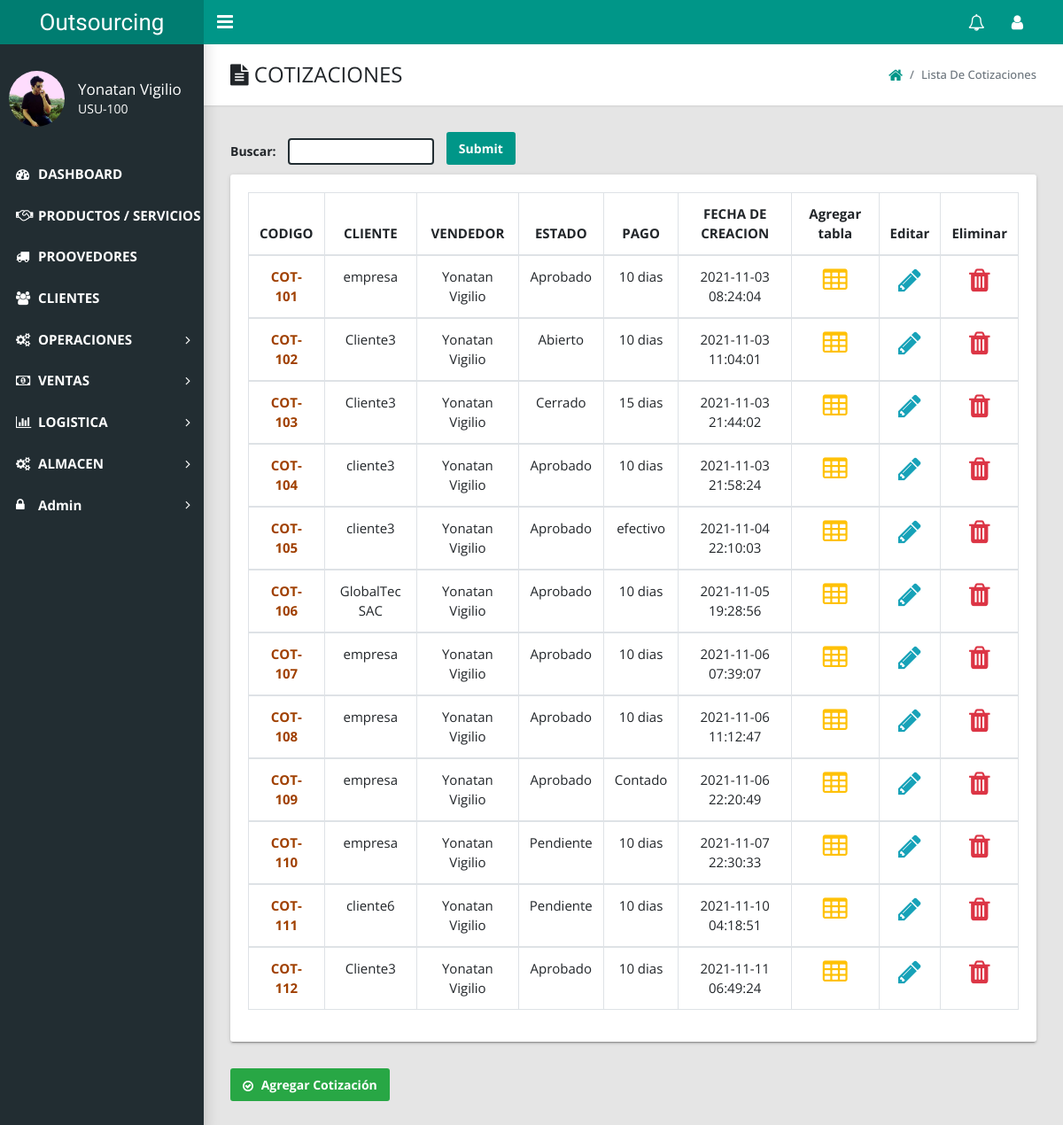
The app's page /admin/index.php?action=view_cotizacion (signed in) with its own data.
### tables this page shows
CREATE TABLE `cotizacion` (
  `cot_id` int(11) NOT NULL,
  `cot_codigo` varchar(20) NOT NULL,
  `cot_cliente` varchar(50) NOT NULL,
  `cot_asignado` varchar(50) NOT NULL,
  `cot_estado` varchar(50) NOT NULL,
  `cot_pago` varchar(20) NOT NULL,
  `cot_moneda` varchar(20) NOT NULL,
  `cot_entrega` varchar(20) NOT NULL,
  `cot_expira` varchar(20) NOT NULL,
  `cot_direccion` varchar(100) NOT NULL,
  `cot_condicion` text NOT NULL,
  `cot_pie` varchar(50) NOT NULL,
  `cot_fecha` datetime NOT NULL DEFAULT current_timestamp()
);

### admin/includes/cotizaciones/ver_cotizaciones.php (the view, shortened to what this page needs)
<link href="styles/main.css" type="text/css" rel="stylesheet">
<link href="styles/ver.css" type="text/css" rel="stylesheet">
<?php if($_SESSION['role'] != 7 AND $_SESSION['role'] != 17 AND $_SESSION['role'] != 5 ){
echo "<script>alert('No puedes acceder acá ')</script>";
echo "<script>window.open('index.php?logged_in=Logueaste%20correctamente!','_self')</script>";
}else{ ?>
    <main class="app-content">
      <div class="app-title">
        <div>
          <h1><i class="fa fa-file-text"></i> COTIZACIONES</h1>
        </div>
        <ul class="app-breadcrumb breadcrumb side">
          <li class="breadcrumb-item"><a href="index.php?logged_in=Logueaste%20correctamente!"><i class="fa fa-home fa-lg"></i></a></li>
          <li class="breadcrumb-item active">Lista de Cotizaciones</li>
        </ul>
      </div>
      <div class="form-group">
      <form action="buscador_coti.php" method="get">
      <label>Buscar: </label>
      <input id="buscar_coti" type="text" name="buscador_coti" id="tag">
      <input type="submit" name="buscar_coti" class="btn btn-primary" style="margin-bottom:10px;margin-left: 10px;">
      </div>
      <div class="row" style="font-size: 15px;">
        <div class="col-md-12">
          <div class="tile">
            <div class="tile-body">
              <form action="" method="post" enctype="multipart/form-data" >
              <div class="table-responsive">
              <table class="table table-hover table-bordered">
                  <thead align="center">
                    <tr>
                      <th>CODIGO </th>
                      <th>CLIENTE</th>
                      <th>VENDEDOR</th>
                      <th>ESTADO</th>
                      <th>PAGO</th>
                      <th>FECHA DE CREACION</th>
                      <th>Agregar tabla</th>
                      <th>Editar</th>
                      <th>Eliminar</th>
                    </tr>
                  </thead>
                  <?php
                  $all_cot = mysqli_query($conexion,"select * from cotizacion order by cot_id ");
                  $i = 1;
                  while($row=mysqli_fetch_array($all_cot)){
                    ?>
                    <tbody align="center">
                      <tr>
                       <td  ><a href="index.php?action=view_cotizacion_id&cot_codigo=<?php echo $row['cot_codigo'];?>"style="color:#A04000 ;font-weight: bold;"><?php echo $row['cot_codigo']; ?></a></td>
                       <td><?php echo $row['cot_cliente']; ?></td>
                       <td><?php echo $row['cot_asignado']; ?></td>
                       <td><?php echo $row['cot_estado']; ?></td>
                       <td><?php echo $row['cot_pago']; ?></td>
                       <td><?php echo $row['cot_fecha']; ?></td>
                       <td ><a href="index.php?action=list_servicio&ruc=<?php echo $row['cot_codigo']; ?>" ><i class="fa fa-table fa-2x" aria-hidden="true"></i></a></td>
                           <td class="delete"><a href="index.php?action=edit_cotizacion&ruc=<?php echo $row['cot_codigo']; ?>" ><i class="fa fa-pencil fa-2x" aria-hidden="true"></i></a></td>
                           <td class="delete"><a href="index.php?action=view_cotizacion&delete_cotizacion=<?php echo $row['cot_codigo']; ?>" onclick="return confirm('Estas seguro de eliminar que quieres eliminar  a este empleado?');"><i class="fa fa-trash fa-2x" aria-hidden="true"></i></a></td>
                      </tr>
                    </tbody>
                    <?php $i++;}  ?>
                  </table>
                </div>
              </form>
            </div>
          </div>
        </div>
      </div>
      <a href="index.php?action=add_cotizacion" class="btn btn-success"><i class="fa fa-check-circle-o" aria-hidden="true"></i>  Agregar Cotización</a>
 </main>
<?php } ?>

### admin/styles/ver.css (style rules this page uses)
.fa-pencil { color: #17a2b8; }
.fa-trash { color: #dc3545; }
.fa-table { color: #ffc107; }
label { font-weight: bold; }
#buscar_coti { border-radius: 4px; outline: none; border: none; border: 2px solid #222d32; height: 30px; margin-left: 10px; }

### records on screen
cotizacion: cot_codigo "COT-101", cot_cliente "empresa", cot_asignado "Yonatan Vigilio", cot_estado "Aprobado", cot_pago "10 dias", cot_fecha "2021-11-03 08:24:04"
cotizacion: cot_codigo "COT-102", cot_cliente "Cliente3", cot_asignado "Yonatan Vigilio", cot_estado "Abierto", cot_pago "10 dias", cot_fecha "2021-11-03 11:04:01"
cotizacion: cot_codigo "COT-103", cot_cliente "Cliente3", cot_asignado "Yonatan Vigilio", cot_estado "Cerrado", cot_pago "15 dias", cot_fecha "2021-11-03 21:44:02"
cotizacion: cot_codigo "COT-104", cot_cliente "cliente3", cot_asignado "Yonatan Vigilio", cot_estado "Aprobado", cot_pago "10 dias", cot_fecha "2021-11-03 21:58:24"
cotizacion: cot_codigo "COT-105", cot_cliente "cliente3", cot_asignado "Yonatan Vigilio", cot_estado "Aprobado", cot_pago "efectivo", cot_fecha "2021-11-04 22:10:03"
cotizacion: cot_codigo "COT-106", cot_cliente "GlobalTec SAC", cot_asignado "Yonatan Vigilio", cot_estado "Aprobado", cot_pago "10 dias", cot_fecha "2021-11-05 19:28:56"
cotizacion: cot_codigo "COT-107", cot_cliente "empresa", cot_asignado "Yonatan Vigilio", cot_estado "Aprobado", cot_pago "10 dias", cot_fecha "2021-11-06 07:39:07"
cotizacion: cot_codigo "COT-108", cot_cliente "empresa", cot_asignado "Yonatan Vigilio", cot_estado "Aprobado", cot_pago "10 dias", cot_fecha "2021-11-06 11:12:47"
cotizacion: cot_codigo "COT-109", cot_cliente "empresa", cot_asignado "Yonatan Vigilio", cot_estado "Aprobado", cot_pago "Contado", cot_fecha "2021-11-06 22:20:49"
cotizacion: cot_codigo "COT-110", cot_cliente "empresa", cot_asignado "Yonatan Vigilio", cot_estado "Pendiente", cot_pago "10 dias", cot_fecha "2021-11-07 22:30:33"
cotizacion: cot_codigo "COT-111", cot_cliente "cliente6", cot_asignado "Yonatan Vigilio", cot_estado "Pendiente", cot_pago "10 dias", cot_fecha "2021-11-10 04:18:51"
cotizacion: cot_codigo "COT-112", cot_cliente "Cliente3", cot_asignado "Yonatan Vigilio", cot_estado "Aprobado", cot_pago "10 dias", cot_fecha "2021-11-11 06:49:24"

### other values on screen
$_SESSION['name'] "Yonatan Vigilio"
$_SESSION['cod_user'] "USU-100"
